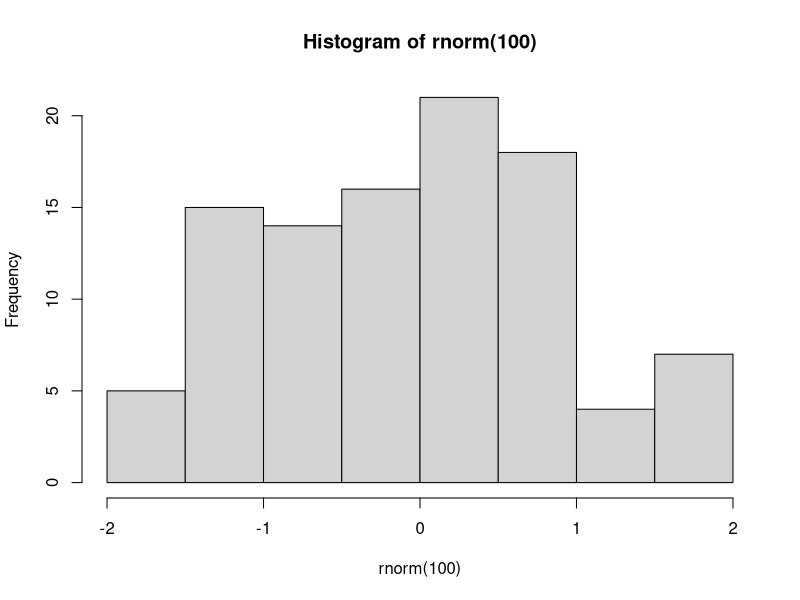
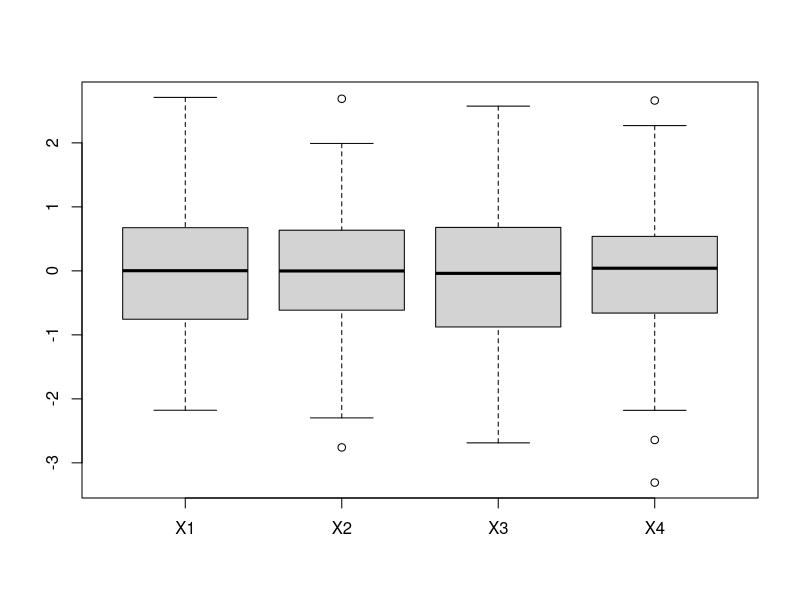
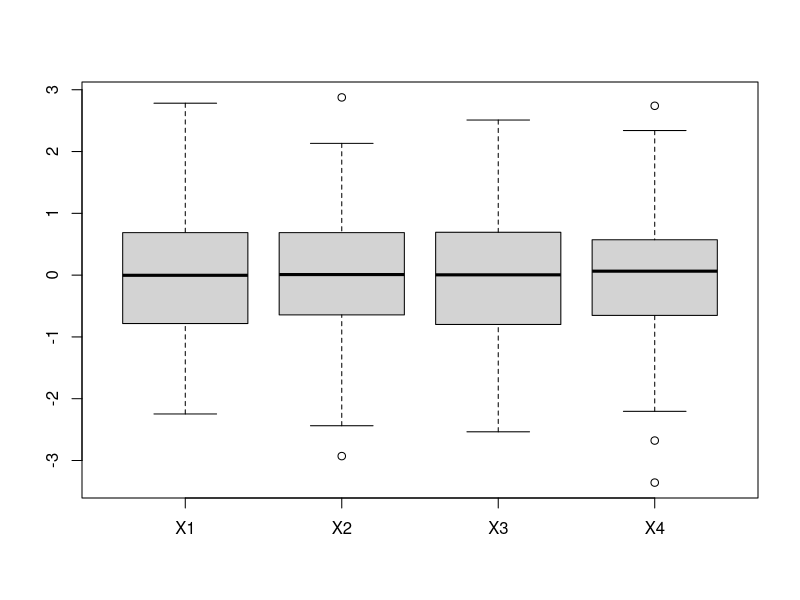

Generate these figures, in order, with R:
library("ggplot2")
library("stats")

rm(list = ls())
gc()

(X <- matrix(1:4,2))

"["(X, ,2)
X[,2]

trace(sum)
hist(rnorm(100)) # shows about 3-4 calls to sum()
untrace(sum)

mat <- data.frame(matrix(rnorm(1000),250,4))

str(mat)

p <- ggplot(mat) + aes(y=X1)+geom_boxplot()

factor()

boxplot.default(mat, use.cols = T)

zscore <- function(x){
  x1 <- mean(x)
  x2 <- sd(x, na.rm = T)
  x3 <- (x - x1)/x2
  return(x3)
}

zscore(mat$X1)

results <- apply(mat, 2, zscore)

boxplot(results)
